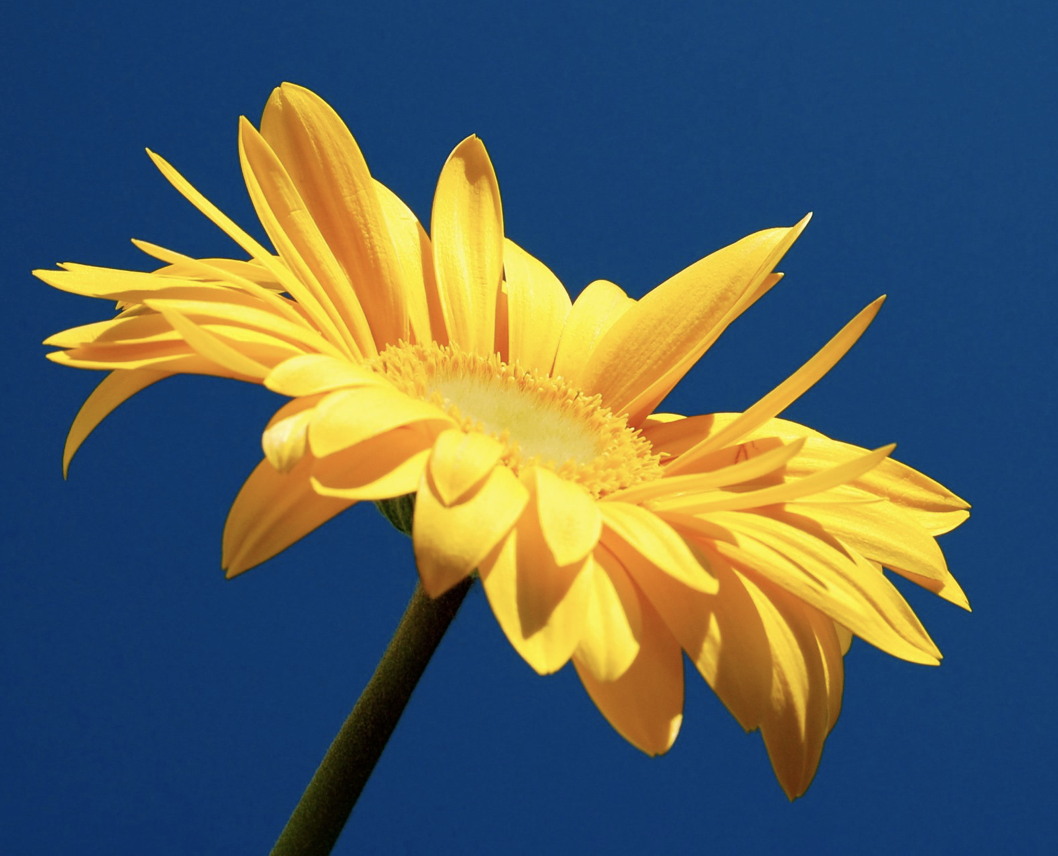
#> input picture images/amarilla.png, 1058 x 856 px, found by its file name
$ python umbrales.py
#> lines starting #> are read from the running program, lines starting #| are printed output that depends on the picture; after the words box and inside, x2 and y2 are one past the last pixel; in counts of white or black regions, pixels touching at a corner belong together
import cv2
import numpy as np


def umbral(imagen, umbral_valor):
    alto, ancho = imagen.shape
    salida = np.zeros_like(imagen)
    for i in range(alto):
        for j in range(ancho):
            if imagen[i, j] >= umbral_valor:
                salida[i, j] = 255
            else:
                salida[i, j] = 0
    return salida

def umbral_invertido(imagen, umbral_valor):
    alto, ancho = imagen.shape
    salida = np.zeros_like(imagen)
    for i in range(alto):
        for j in range(ancho):
            if imagen[i, j] >= umbral_valor:
                salida[i, j] = 0
            else:
                salida[i, j] = 255
    return salida

def umbral_porNivel(imagen, umbral_valor):
    alto, ancho = imagen.shape
    salida = np.zeros_like(imagen)
    for i in range(alto):
        for j in range(ancho):
            if imagen[i, j] >= umbral_valor:
                salida[i, j] = 0
            else:
                salida[i, j] = imagen[i,j]
    return salida

def umbral_porNivel_invertido(imagen, umbral_valor):
    alto, ancho = imagen.shape
    salida = np.zeros_like(imagen)
    for i in range(alto):
        for j in range(ancho):
            if imagen[i, j] >= umbral_valor:
                salida[i, j] = imagen[i,j]
            else:
                salida[i, j] = 0
    return salida

def umbral_por2puntos(imagen, umbral_valor1, umbral_valor2):
    alto, ancho = imagen.shape
    salida = np.zeros_like(imagen)
    for i in range(alto):
        for j in range(ancho):
            if imagen[i, j] >= umbral_valor1 and imagen[i, j] <= umbral_valor2:
                salida[i, j] = 0
            else:
                salida[i, j] = imagen[i,j]
    return salida

def umbral_por2puntos_invertido(imagen, umbral_valor1, umbral_valor2):
    alto, ancho = imagen.shape
    salida = np.zeros_like(imagen)
    for i in range(alto):
        for j in range(ancho):
            if imagen[i, j] >= umbral_valor1 and imagen[i, j] <= umbral_valor2:
                salida[i, j] = imagen[i,j]
            else:
                salida[i, j] = 0
    return salida

if __name__ == "__main__":
    imagen = cv2.imread('c:/Users/Hp245-User/Desktop/openCV/images/amarilla.png')
#> imagen is the input picture: shape (856, 1058, 3); mean B, G, R 94.7, 96.5, 84.2
    imagen = cv2.cvtColor(imagen, cv2.COLOR_BGR2GRAY)
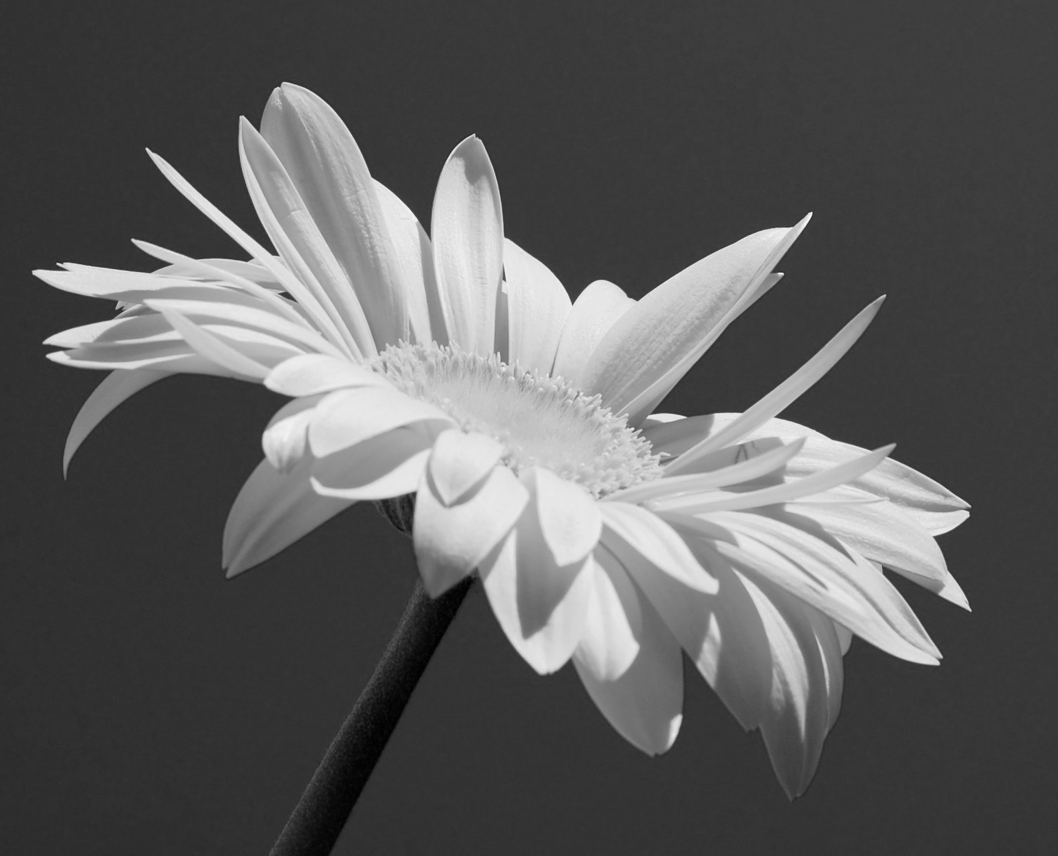
#> imagen: shape (856, 1058); min 0, max 251, mean 92.6

    # umbral_valor = int(input("Ingrese un valor de umbral (0-255): "))
    umbral_valor = 100

    umb_img = umbral(imagen, umbral_valor)
#> after the loop in umbral, `for i in range(alto):`:
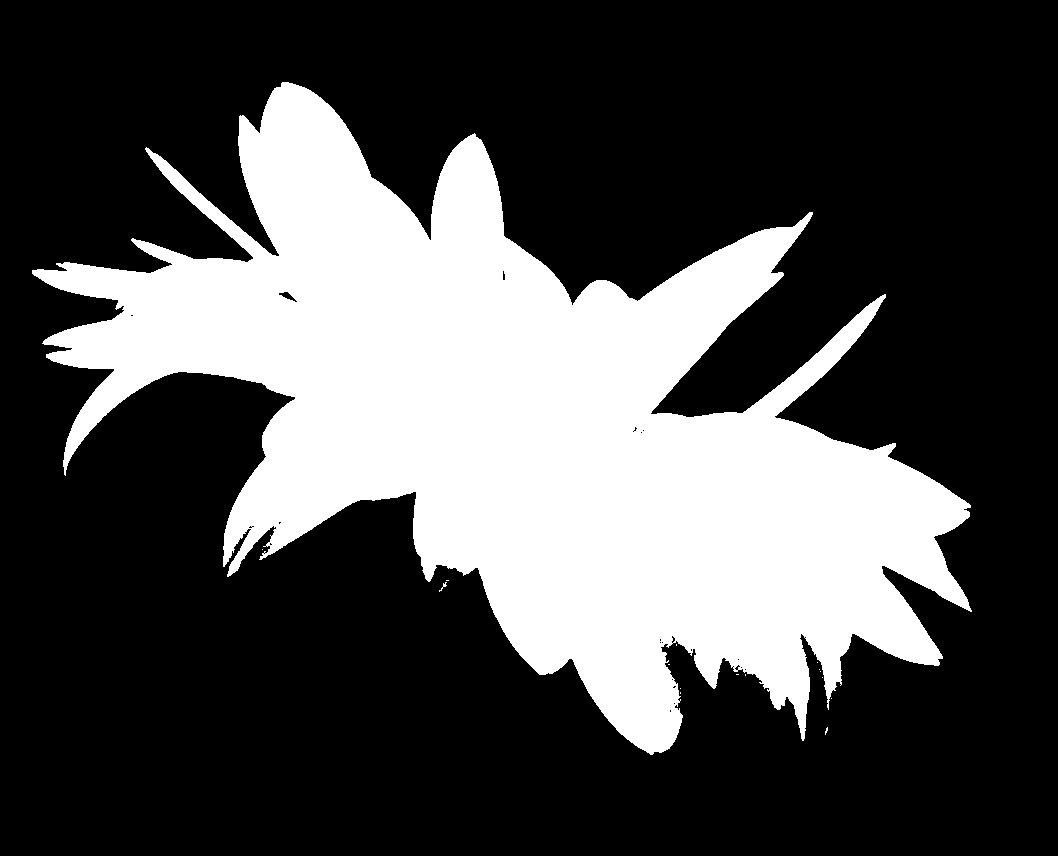
#> salida: shape (856, 1058); 30% white; 16 white regions (14 under 20 px), largest, box (x1, y1, x2, y2) and area: (32, 82, 972, 755) 271218, (439, 582, 447, 592) 22
    umb_inv_img = umbral_invertido(imagen, umbral_valor)
    um_nivel_img = umbral_porNivel(imagen, umbral_valor)
    um_nivel_inv_img = umbral_porNivel_invertido(imagen, umbral_valor)
    um_2puntos_img = umbral_por2puntos(imagen, umbral_valor, umbral_valor+100)
#> after the loop in umbral_por2puntos, `for i in range(alto):`:
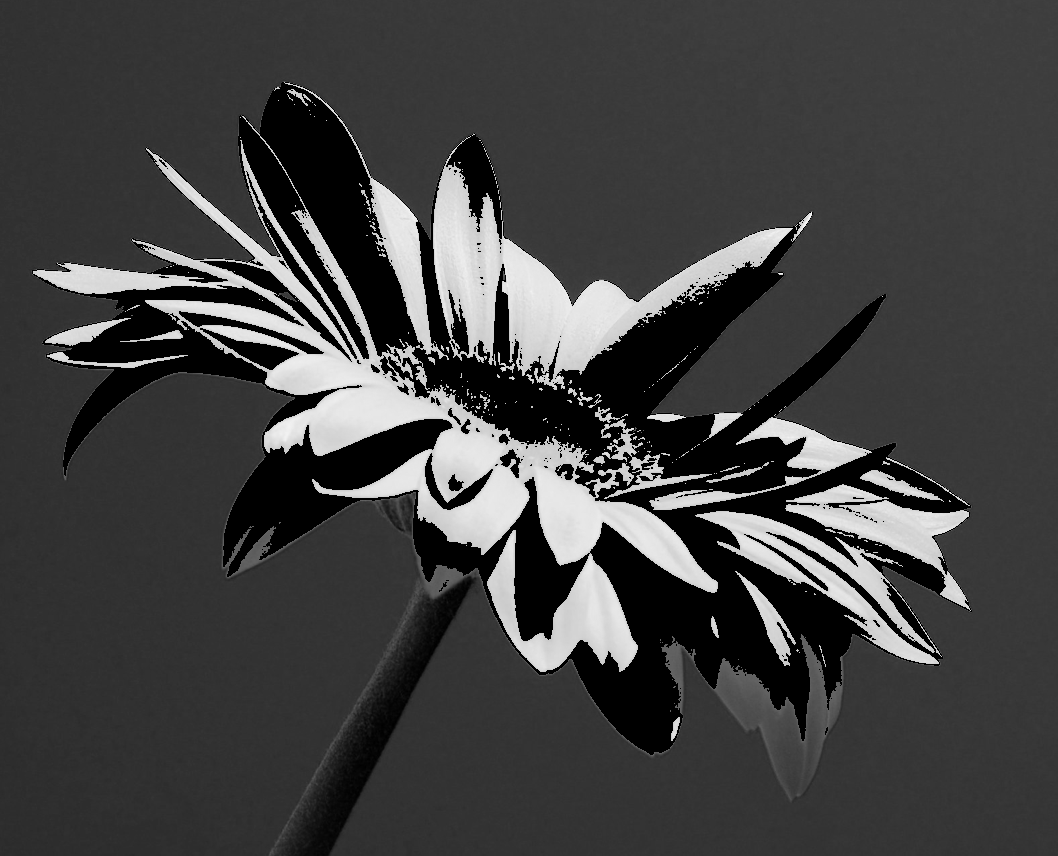
#> salida: shape (856, 1058); min 0, max 251, mean 65.3
    um_2puntos_inv_img = umbral_por2puntos_invertido(imagen, umbral_valor, umbral_valor+100)
#> after the loop in umbral_por2puntos_invertido, `for i in range(alto):`:
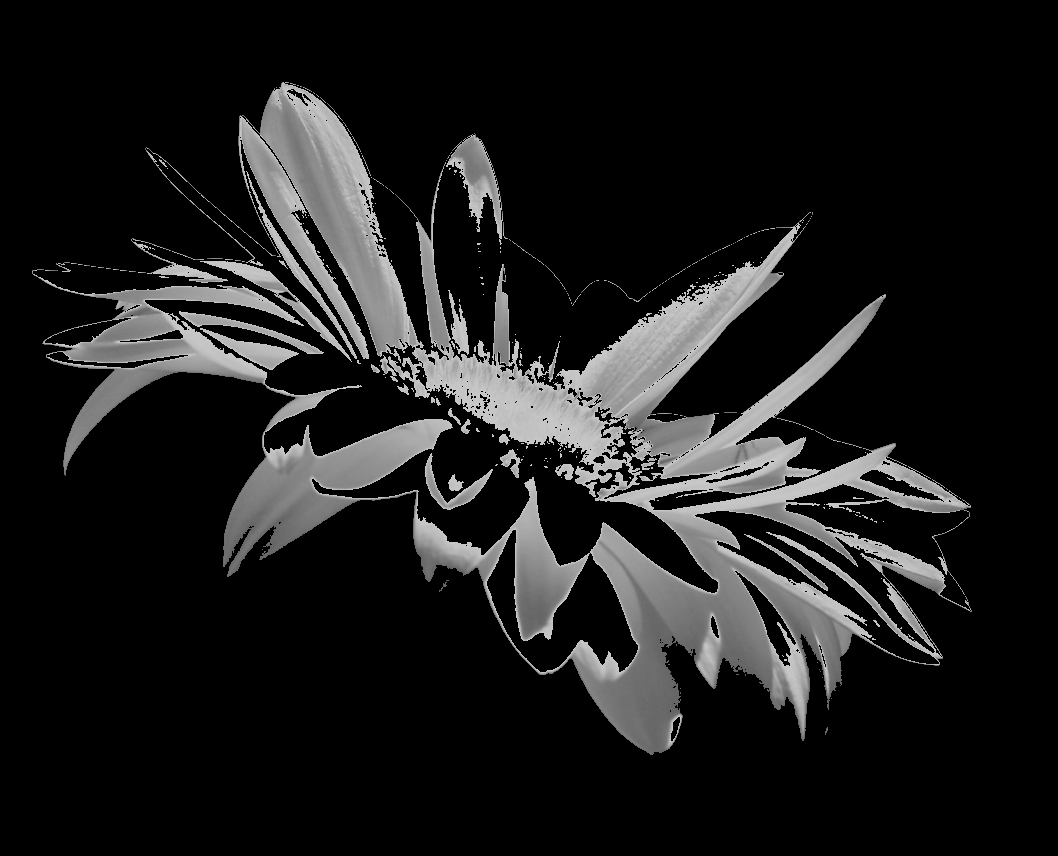
#> salida: shape (856, 1058); min 0, max 200, mean 27.3

    import matplotlib.pyplot as plt
    plt.figure(figsize=(10, 5))

    plt.subplot(331)
    plt.imshow(cv2.cvtColor(imagen, cv2.COLOR_BGR2RGB))
    plt.title('imagen')

    plt.subplot(332)
    plt.imshow(cv2.cvtColor(umb_img, cv2.COLOR_BGR2RGB))
    plt.title('imagen')

    plt.subplot(333)
    plt.imshow(cv2.cvtColor(umb_inv_img, cv2.COLOR_BGR2RGB))
    plt.title('imagen')

    plt.subplot(334)
    plt.imshow(cv2.cvtColor(um_nivel_img, cv2.COLOR_BGR2RGB))
    plt.title('imagen')

    plt.subplot(335)
    plt.imshow(cv2.cvtColor(um_nivel_inv_img, cv2.COLOR_BGR2RGB))
    plt.title('imagen')

    plt.subplot(336)
    plt.imshow(cv2.cvtColor(um_nivel_img, cv2.COLOR_BGR2RGB))
    plt.title('imagen')

    plt.subplot(337)
    plt.imshow(cv2.cvtColor(um_nivel_inv_img, cv2.COLOR_BGR2RGB))
    plt.title('imagen')

    plt.subplot(338)
    plt.imshow(cv2.cvtColor(um_2puntos_img, cv2.COLOR_BGR2RGB))
    plt.title('imagen')

    plt.subplot(339)
    plt.imshow(cv2.cvtColor(um_2puntos_inv_img, cv2.COLOR_BGR2RGB))
    plt.title('imagen')

    plt.show()
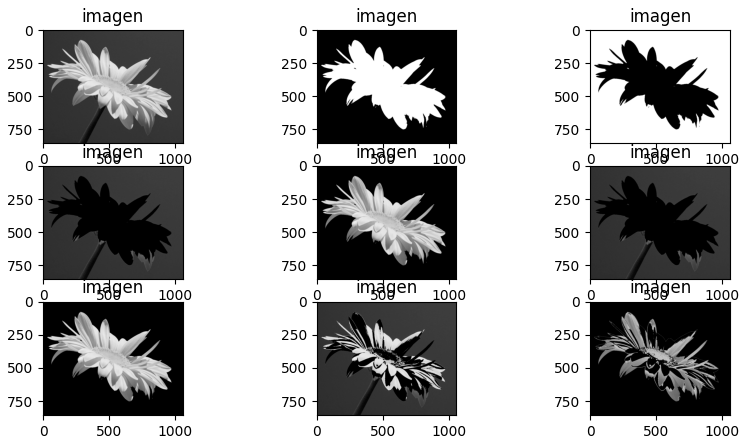
#> figure drawn by matplotlib, 9 panels

$ run again, with images/coins.png copied over images/amarilla.png
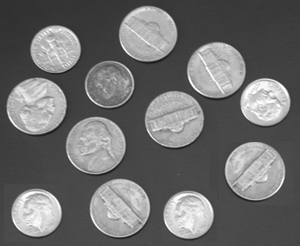
#> input picture images/coins.png, 300 x 246 px, found by its file name
#> imagen is the input picture: shape (246, 300, 3); min 23, max 255, mean 110.5
#> imagen: shape (246, 300)
#> after the loop in umbral, `for i in range(alto):`:
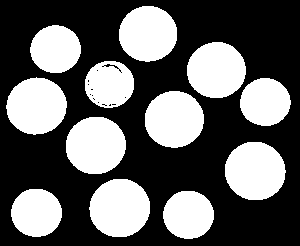
#> salida: shape (246, 300); 38.4% white; 12 white regions, largest, box (x1, y1, x2, y2) and area: (225, 142, 286, 200) 2796, (89, 179, 150, 237) 2796, (66, 117, 126, 174) 2726
#> after the loop in umbral_por2puntos_invertido, `for i in range(alto):`:
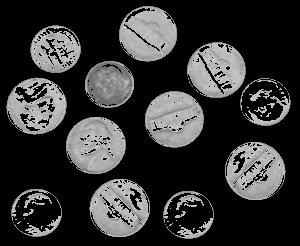
#> salida: shape (246, 300); min 0, max 200, mean 50.6
